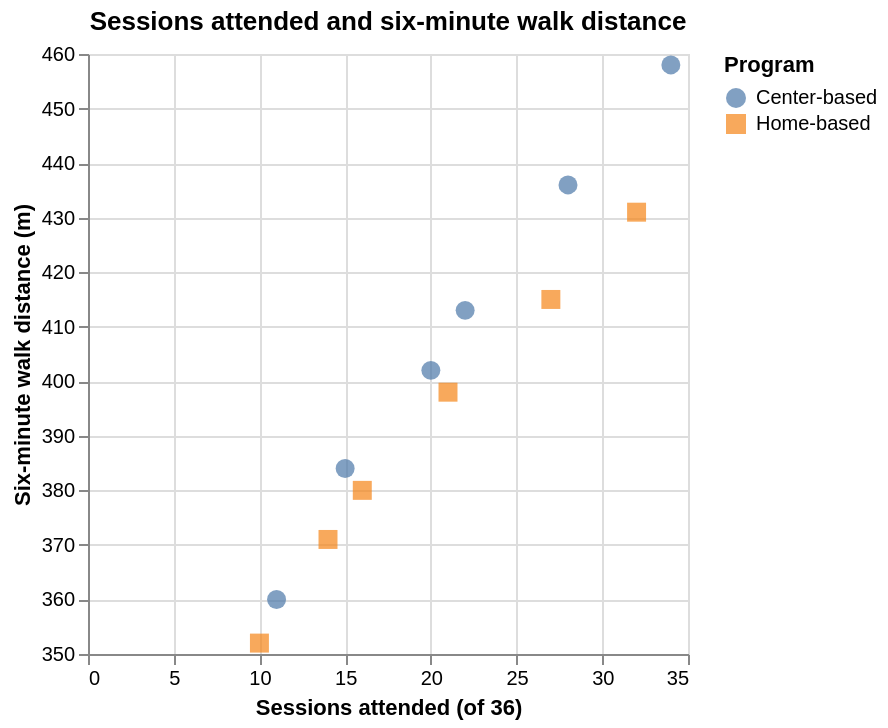

Source (notebook cell):
### Markdown cell above
## Task 1: Explore the rehab patients with Altair

### 1.1 Load the patients and build the scatter plot

> **Checkpoint: `output/exploratory_spec.json`**
> A Vega-Lite specification with a `point` mark, `x`, `y`, `color`, and `shape` encodings, and the twelve patients embedded.

### Code cell
patients = pd.read_csv(PATIENTS_PATH)

# TODO: print the shape and the dtypes of patients
print(patients.shape)
display(patients.dtypes)

exploratory_chart = alt.Chart(patients).mark_point(
    filled=True,
    size=90
).encode(
    x=alt.X(
        "sessions_attended:Q",
        title="Sessions attended (of 36)"
    ),
    y=alt.Y(
        "walk_distance_m:Q",
        title="Six-minute walk distance (m)",
        scale=alt.Scale(zero=False)
    ),
    color=alt.Color(
        "program:N",
        title="Program"
    ),
    shape=alt.Shape(
        "program:N",
        title="Program"
    ),
    tooltip=[
        "patient_id",
        "program",
        "sessions_attended",
        "walk_distance_m"
    ]
).properties(
    title="Sessions attended and six-minute walk distance"
)

# TODO: save exploratory_chart to EXPLORATORY_SPEC_PATH with .save()
exploratory_chart.save(EXPLORATORY_SPEC_PATH)

exploratory_chart

### Figure 1 — Vega-Lite specification as saved in the notebook (floating-point values rounded to 4 significant figures)
{"config": {"view": {"continuousWidth": 300, "continuousHeight": 300}}, "data": {"name": "data-c8aa350521c33b7072b39293a7897d72"}, "mark": {"type": "point", "filled": true, "size": 90}, "encoding": {"color": {"field": "program", "title": "Program", "type": "nominal"}, "shape": {"field": "program", "title": "Program", "type": "nominal"}, "tooltip": [{"field": "patient_id", "type": "nominal"}, {"field": "program", "type": "nominal"}, {"field": "sessions_attended", "type": "quantitative"}, {"field": "walk_distance_m", "type": "quantitative"}], "x": {"field": "sessions_attended", "title": "Sessions attended (of 36)", "type": "quantitative"}, "y": {"field": "walk_distance_m", "scale": {"zero": false}, "title": "Six-minute walk distance (m)", "type": "quantitative"}}, "title": "Sessions attended and six-minute walk distance", "$schema": "https://vega.github.io/schema/vega-lite/v5.20.1.json", "datasets": {"data-c8aa350521c33b7072b39293a7897d72": [{"patient_id": "R01", "program": "Home-based", "sessions_attended": 14, "walk_distance_m": 371}, {"patient_id": "R02", "program": "Center-based", "sessions_attended": 20, "walk_distance_m": 402}, {"patient_id": "R03", "program": "Home-based", "sessions_attended": 32, "walk_distance_m": 431}, {"patient_id": "R04", "program": "Center-based", "sessions_attended": 11, "walk_distance_m": 360}, {"patient_id": "R05", "program": "Center-based", "sessions_attended": 28, "walk_distance_m": 436}, {"patient_id": "R06", "program": "Home-based", "sessions_attended": 10, "walk_distance_m": 352}, {"patient_id": "R07", "program": "Home-based", "sessions_attended": 21, "walk_distance_m": 398}, {"patient_id": "R08", "program": "Center-based", "sessions_attended": 34, "walk_distance_m": 458}, {"patient_id": "R09", "program": "Home-based", "sessions_attended": 16, "walk_distance_m": 380}, {"patient_id": "R10", "program": "Center-based", "sessions_attended": 15, "walk_distance_m": 384}, {"patient_id": "R11", "program": "Home-based", "sessions_attended": 27, "walk_distance_m": 415}, {"patient_id": "R12", "program": "Center-based", "sessions_attended": 22, "walk_distance_m": 413}]}}
